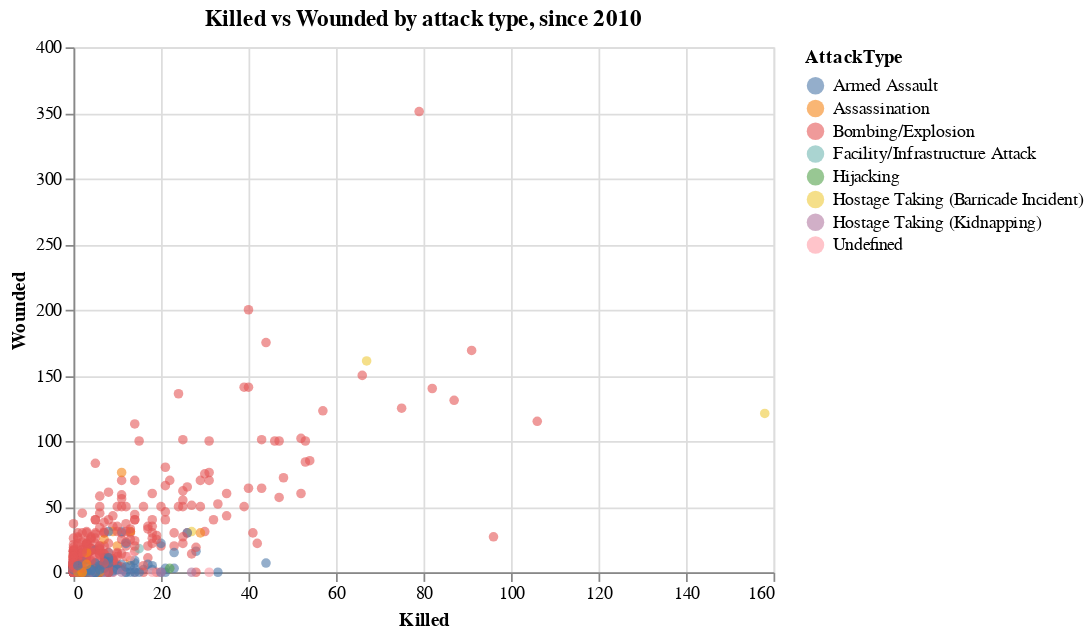

The cell this chart's notebook holds for it:
### Markdown cell above
### Killed vs Wounded, by type of attack

### Code cell
alt.Chart(df[df.Year>=2010]).mark_circle(opacity=.6).encode(
    alt.X('Killed:Q'),# scale=alt.Scale(type="log")),
    alt.Y('Wounded:Q'),# scale=alt.Scale(type="log")),
    alt.Color('AttackType'),
    tooltip=['Killed', 'Wounded', 'AttackType']
).properties(
    title = "Killed vs Wounded by attack type, since 2010"
)

### Figure 1 — Vega-Lite specification as saved in the notebook (floating-point values rounded to 4 significant figures; data arrays with more than 128 entries replaced by an {"elided": "..."} marker saying what was removed)
{"$schema": "https://vega.github.io/schema/vega-lite/v4.8.1.json", "config": {"view": {"continuousHeight": 300, "continuousWidth": 400}}, "data": {"name": "data-486f7fdabab5914b763e850134c89bf5"}, "datasets": {"data-486f7fdabab5914b763e850134c89bf5": {"elided": "992 records"}}, "encoding": {"color": {"field": "AttackType", "type": "nominal"}, "tooltip": [{"field": "Killed", "type": "quantitative"}, {"field": "Wounded", "type": "quantitative"}, {"field": "AttackType", "type": "nominal"}], "x": {"field": "Killed", "type": "quantitative"}, "y": {"field": "Wounded", "type": "quantitative"}}, "mark": {"opacity": 0.6, "type": "circle"}, "title": "Killed vs Wounded by attack type, since 2010"}
